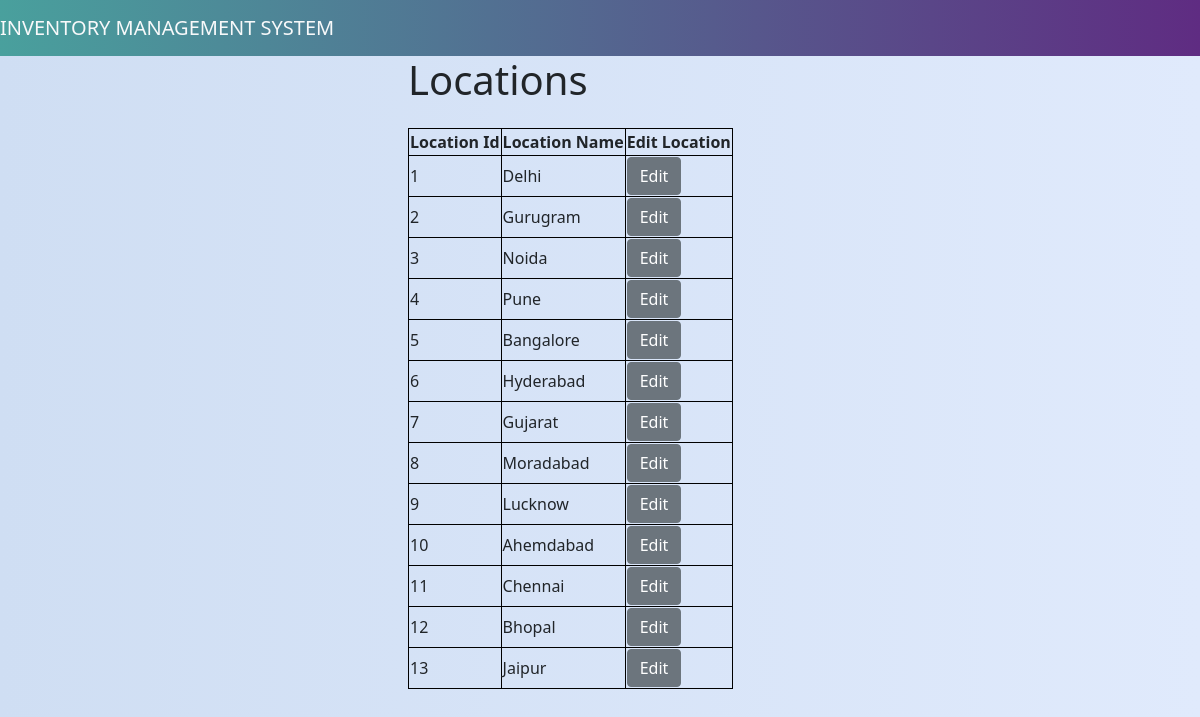
Page /view_locations on the committed database.
### app.py (models this page shows)
class Location(db.Model):
    location_id = db.Column(db.Integer, primary_key=True, autoincrement=True)
    location_name = db.Column(db.String(150), unique=True, nullable=False)

### app.py (the view)
@app.route("/view_locations", methods=["GET"])
def view_locations():
    locations = Location.query.all()
    return render_template('view_locations.html', locations=locations)

### templates/view_locations.html
{% extends 'base.html' %}
{% block content %}
<div class="row row-cols-3">
    <div></div>
    <div>
        <h1>{% block title %} Locations {% endblock %}</h1>
        <table class="table-seconday my-4">
            <tr>
                <th>Location Id</th>
                <th>Location Name</th>
                <th>Edit Location</th>
            </tr>
            {% for location in locations %}
            <div class='locations'>
                <tr>
                    <td>{{ location['location_id'] }}</td>
                    <td>{{ location['location_name'] }}</td>
                    <td><a href="/edit_location?location_id={{location['location_id']}}"
                            class="btn btn-secondary">Edit</a></td>
                </tr>
            </div>
            {% endfor %}
        </table>
    </div>
    <div></div>
</div>
{% endblock %}

### static/style.css (style rules this page uses)
.bg-body { background: #E0EAFC; background: -webkit-linear-gradient(to right, #CFDEF3, #E0EAFC); background: linear-gradient(to right, #CFDEF3, #E0EAFC); }
table, th, td { border: 1px solid black; }

### rows in the picture
Location: location_id "1", location_name "Delhi"
Location: location_id "2", location_name "Gurugram"
Location: location_id "3", location_name "Noida"
Location: location_id "4", location_name "Pune"
Location: location_id "5", location_name "Bangalore"
Location: location_id "6", location_name "Hyderabad"
Location: location_id "7", location_name "Gujarat"
Location: location_id "8", location_name "Moradabad"
Location: location_id "9", location_name "Lucknow"
Location: location_id "10", location_name "Ahemdabad"
Location: location_id "11", location_name "Chennai"
Location: location_id "12", location_name "Bhopal"
Location: location_id "13", location_name "Jaipur"
